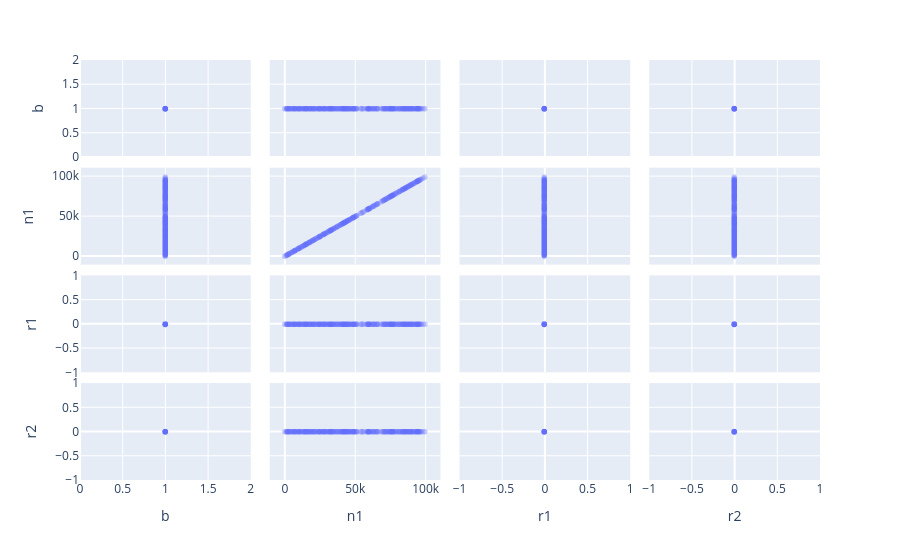

The notebook cell this image was saved under:
### Code cell
df = pd.DataFrame(solutions, columns=["b", "n1", "r1", "r2"])
fig = px.scatter_matrix(df, dimensions=df.columns, opacity=0.3)
fig.show()

### Figure 1 — Plotly figure (JSON) as saved in the notebook; plotly's stock layout.template omitted (floating-point values rounded to 4 significant figures; data arrays with more than 128 entries replaced by an {"elided": "..."} marker saying what was removed)
{"data": [{"dimensions": [{"axis": {"matches": true}, "label": "b", "values": {"elided": "243 float values"}}, {"axis": {"matches": true}, "label": "n1", "values": {"elided": "243 float values"}}, {"axis": {"matches": true}, "label": "r1", "values": {"elided": "243 float values"}}, {"axis": {"matches": true}, "label": "r2", "values": {"elided": "243 float values"}}], "hovertemplate": "%{xaxis.title.text}=%{x}<br>%{yaxis.title.text}=%{y}<extra></extra>", "legendgroup": "", "marker": {"color": "#636efa", "opacity": 0.3, "symbol": "circle"}, "name": "", "showlegend": false, "type": "splom"}], "layout": {"dragmode": "select", "legend": {"tracegroupgap": 0}, "margin": {"t": 60}}}
